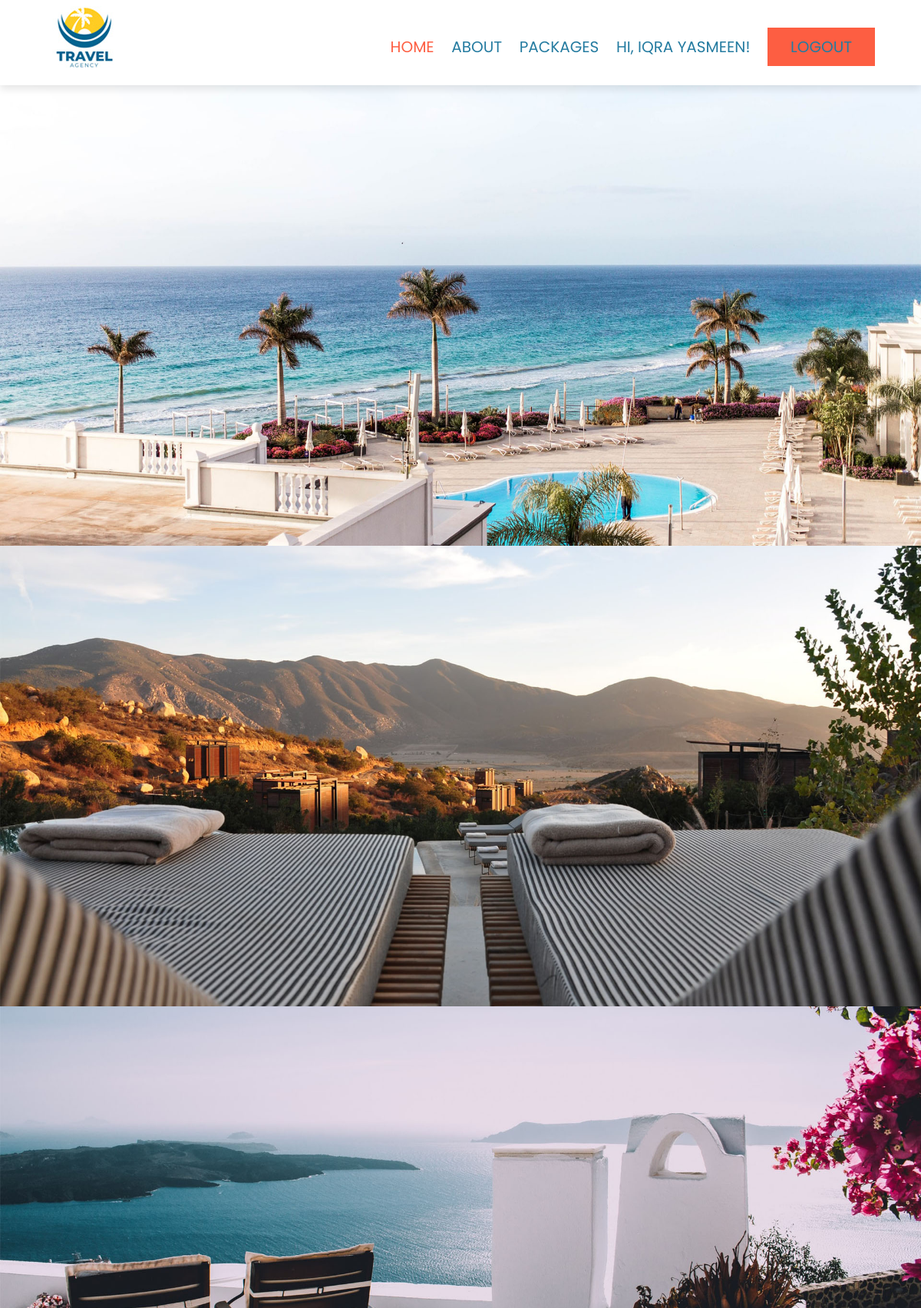
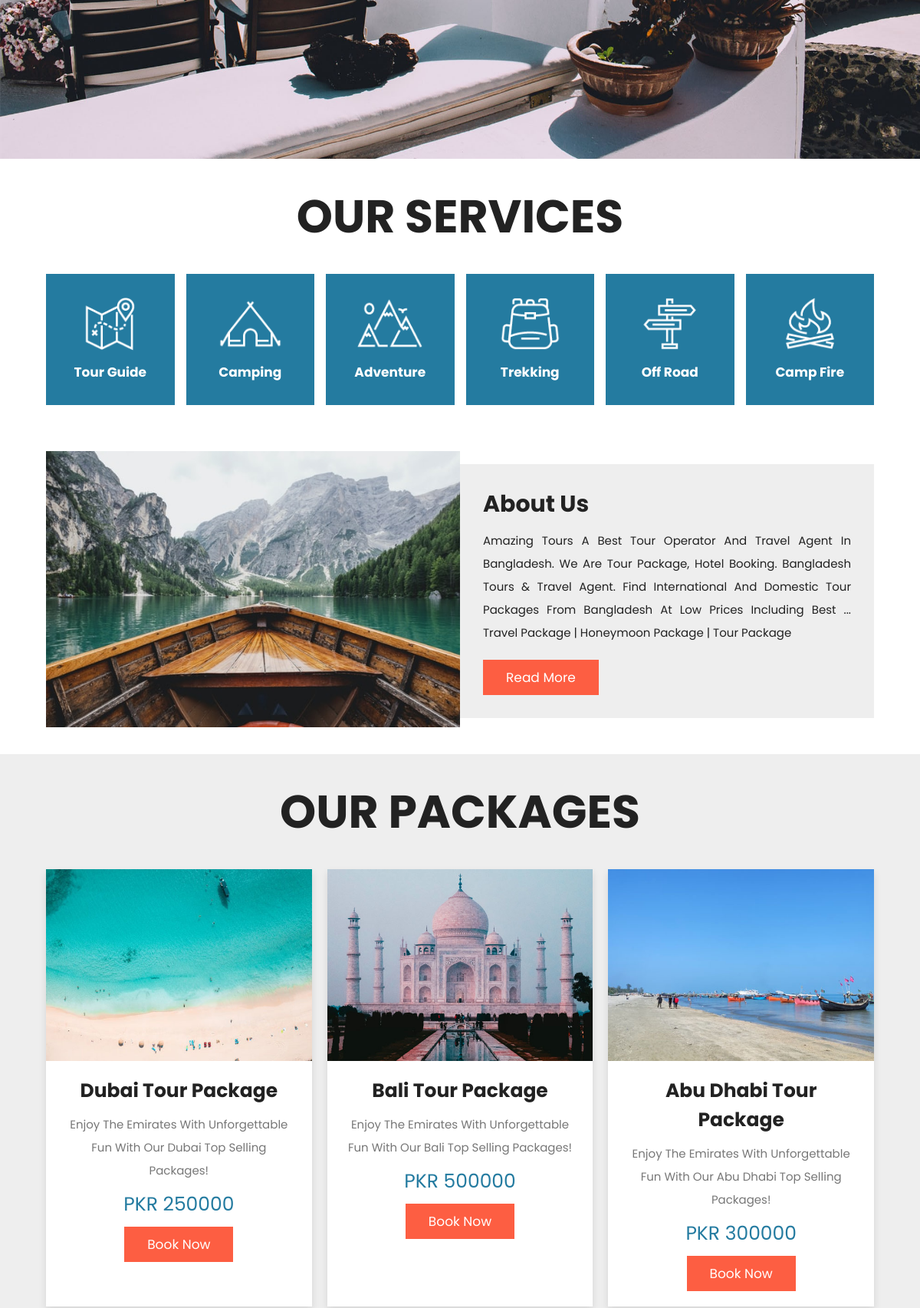
Screenshot of /home.php (signed in, upper part) with the database file from the repository (2 pictures, top to bottom).
### tables this page shows
CREATE TABLE `packages` (
  `id` int(30) NOT NULL,
  `title` text DEFAULT NULL,
  `tour_location` text DEFAULT NULL,
  `cost` double NOT NULL,
  `description` text DEFAULT NULL,
  `image_path` text DEFAULT NULL,
  `date_created` datetime NOT NULL DEFAULT current_timestamp()
);

### home.php (the view, shortened to what this page needs)
<!DOCTYPE html>
<html lang="en">
<head>
   <link rel="stylesheet" href="https://unpkg.com/swiper@7/swiper-bundle.min.css" />
   <link rel="stylesheet" href="https://cdnjs.cloudflare.com/ajax/libs/font-awesome/5.15.4/css/all.min.css">
   <link rel="stylesheet" href="css/style.css">
   <link href="https://cdn.jsdelivr.net/npm/remixicon@4.0.0/fonts/remixicon.css"rel="stylesheet"/>
</head>
<body>
<section class="header">
   <a href="home.php" class="logo"><img src="images/logo.jpg"></a>
   <nav class="navbar">
      <a href="home.php" class="active">home</a>
      <a href="about.php">about</a>
      <a href="package.php">Packages</a>
     <?php
      if (isset($_SESSION['user_id'])) {
         echo '<a href="http://localhost/Travel/login-reg-main/index.php"> Hi, ' . $_SESSION['Username'] . '!</a> <a href="login-reg-main/logout.php" class="btn btn-warning">Logout</a>';
      } else {
         echo '<a href="login-reg-main/login.php" class="btn btn-warning">Login</a>';
         echo '<a href="login-reg-main/registration.php" class="btn btn-warning">Register</a>';
      }
      ?>
   </nav>
</section>
<section class="home">
   <div class="swiper home-slider">
      <div class="swiper-wrapper">
         <div class="swiper-slide slide" style="background:url(images/home-slide-1.jpg) no-repeat">
         </div>
         <div class="swiper-slide slide" style="background:url(images/home-slide-2.jpg) no-repeat">
         </div>
         <div class="swiper-slide slide" style="background:url(images/home-slide-3.jpg) no-repeat">
         </div>
      </div>
   </div>
</section>
<section class="services">
   <h1 class="heading-title"> our services </h1>
   <div class="box-container">
      <div class="box">
         <img src="images/icon-2.png" alt="">
         <h3>tour guide</h3>
      </div>
      <div class="box">
         <img src="images/icon-6.png" alt="">
         <h3>camping</h3>
      </div>
      <div class="box">
         <img src="images/icon-1.png" alt="">
         <h3>adventure</h3>
      </div>
      <div class="box">
         <img src="images/icon-3.png" alt="">
         <h3>trekking</h3>
      </div>
      <div class="box">
         <img src="images/icon-5.png" alt="">
         <h3>off road</h3>
      </div>
      <div class="box">
         <img src="images/icon-4.png" alt="">
         <h3>camp fire</h3>
      </div>
   </div>
</section>
<section class="home-about">
   <div class="image">
      <img src="images/about-img.jpg" alt="">
   </div>
   <div class="content">
      <h3>about us</h3>
      <p>Amazing Tours a Best tour Operator and Travel agent in Bangladesh. We are Tour Package, Hotel booking. Bangladesh Tours & Travel agent. Find international and domestic tour packages from bangladesh at low prices including best ... Travel Package | Honeymoon Package | Tour Package</p>
      <a href="about.php" class="btn">read more</a>
   </div>
</section>
<section class="home-packages">
   <h1 class="heading-title"> our packages </h1>
   <div class="box-container">
   <?php
require_once "login-reg-main\database.php";
$sql = "SELECT id,title,cost, image_path, description FROM packages";
$result = $conn->query($sql);
$i = 1;
if ($result->num_rows > 0) {
    while($i<4 && $row = $result->fetch_assoc()) {
        echo "<div class='box'>";
        echo "<div class='image'><img src='".$row["image_path"]."' alt=''></div>";
        echo "<div class='content'>";
        echo "<h3>".$row["title"]."</h3>";
        echo "<p>".$row["description"]."</p>";
        echo "<h2>PKR ".$row["cost"]."</h2>";
        echo "<a href='book.php?package_id=".$row["id"]."&costperson=".$row["cost"]."' class='btn'>book now</a>";
        echo "</div>";
        echo "</div>";
        $i++;
    }
}
?>
   </div>
</section>
</body>
</html>

### css/style.css (style rules this page uses)
:root { --main-color:#247ba0; --black:#222; --white:#fff; --tomato:#fd5e42; --light-black:#777; --light-white:#fff9; --dark-bg:rgba(0,0,0,.7); --light-bg:#eee; --border:.1rem solid var(--main-color); --box-shadow:0 .5rem 1rem rgba(0,0,0,.1); --text-shadow:0 1.5rem 3rem rgba(0,0,0,.3); }
* { font-family: 'Poppins', sans-serif; margin:0; padding:0; box-sizing: border-box; outline: none; border:none; text-decoration: none; text-transform: capitalize; }
html { font-size: 62.5%; overflow-x: hidden; }
section { padding:5rem 10%; }
.btn { display: inline-block; background: var(--tomato); margin-top: 1rem; color:var(--white); font-size: 1.7rem; padding:1rem 3rem; cursor: pointer; }
.heading-title { text-align: center; margin-bottom: 3rem; font-size: 6rem; text-transform: uppercase; color:var(--black); }
.header { position: sticky; top:0; left:0; right:0; z-index: 1000; background-color: var(--white); display: flex; padding-top: 0rem; padding-bottom: 0rem; box-shadow: var(--box-shadow); align-items: center; justify-content: space-between; }
.header .logo { font-size: 2.5rem; color:var(--black); }
.header .navbar a { font-size: 2rem; margin-left: 2rem; color:#247ba0; text-transform: uppercase; }
.home { padding:0; }
.home .slide { text-align: center; padding:2rem; display: flex; align-items: center; justify-content: center; background-size: cover !important; background-position: center !important; min-height: 60rem; }
.services .box-container { display: grid; grid-template-columns: repeat(auto-fit, minmax(16rem, 1fr)); gap: 1.5rem; }
.services .box-container .box { padding:3rem 2rem; text-align: center; background: var(--main-color); cursor: pointer; }
.services .box-container .box img { height: 7rem; }
.services .box-container .box h3 { color:var(--white); font-size: 1.7rem; padding-top: 1rem; }
.home-about { display: flex; align-items: center; flex-wrap: wrap; }
.home-about .image { flex:1 1 41rem; }
.home-about .image img { width: 100%; }
.home-about .content { flex:1 1 41rem; padding:3rem; background: var(--light-bg); }
.home-about .content h3 { font-size: 3rem; color:var(--black); }
.home-about .content p { font-size: 1.5rem; padding:1rem 0; line-height: 2; color:var(--black); text-align: justify; }
.home-packages { background: var(--light-bg); }
.home-packages .box-container { display: grid; grid-template-columns: repeat(auto-fit, minmax(30rem, 1fr)); gap: 2rem; }
.home-packages .box-container .box { box-shadow: var(--box-shadow); background: var(--white); }
.home-packages .box-container .box .image { height: 25rem; overflow: hidden; }
.home-packages .box-container .box .image img { height: 100%; width: 100%; object-fit: cover; transition: .2s linear; }
.home-packages .box-container .box .content { padding:2rem; text-align: center; }
.home-packages .box-container .box .content h3 { font-size: 2.5rem; color:var(--black); }
.home-packages .box-container .box .content p { font-size: 1.5rem; color:var(--light-black); line-height: 2; padding:1rem 0; }
.content h2 { font-size: 25px; font-weight: normal; color: #247ba0; }
.active { color: var(--tomato)!important; }
@media (max-width:1200px) { section { padding:3rem 5%; } }

### rows the page displays
packages: image_path (picture), title "Dubai Tour Package", description "Enjoy The Emirates With Unforgettable Fun With Our Dubai Top Selling Packages!", cost "250000"
packages: image_path (picture), title "Bali Tour Package", description "Enjoy The Emirates With Unforgettable Fun With Our Bali Top Selling Packages!", cost "500000"
packages: image_path (picture), title "Abu Dhabi Tour Package", description "Enjoy The Emirates With Unforgettable Fun With Our Abu Dhabi Top Selling Packages!", cost "300000"

### other values shown
$_SESSION['Username'] "IQRA YASMEEN"
